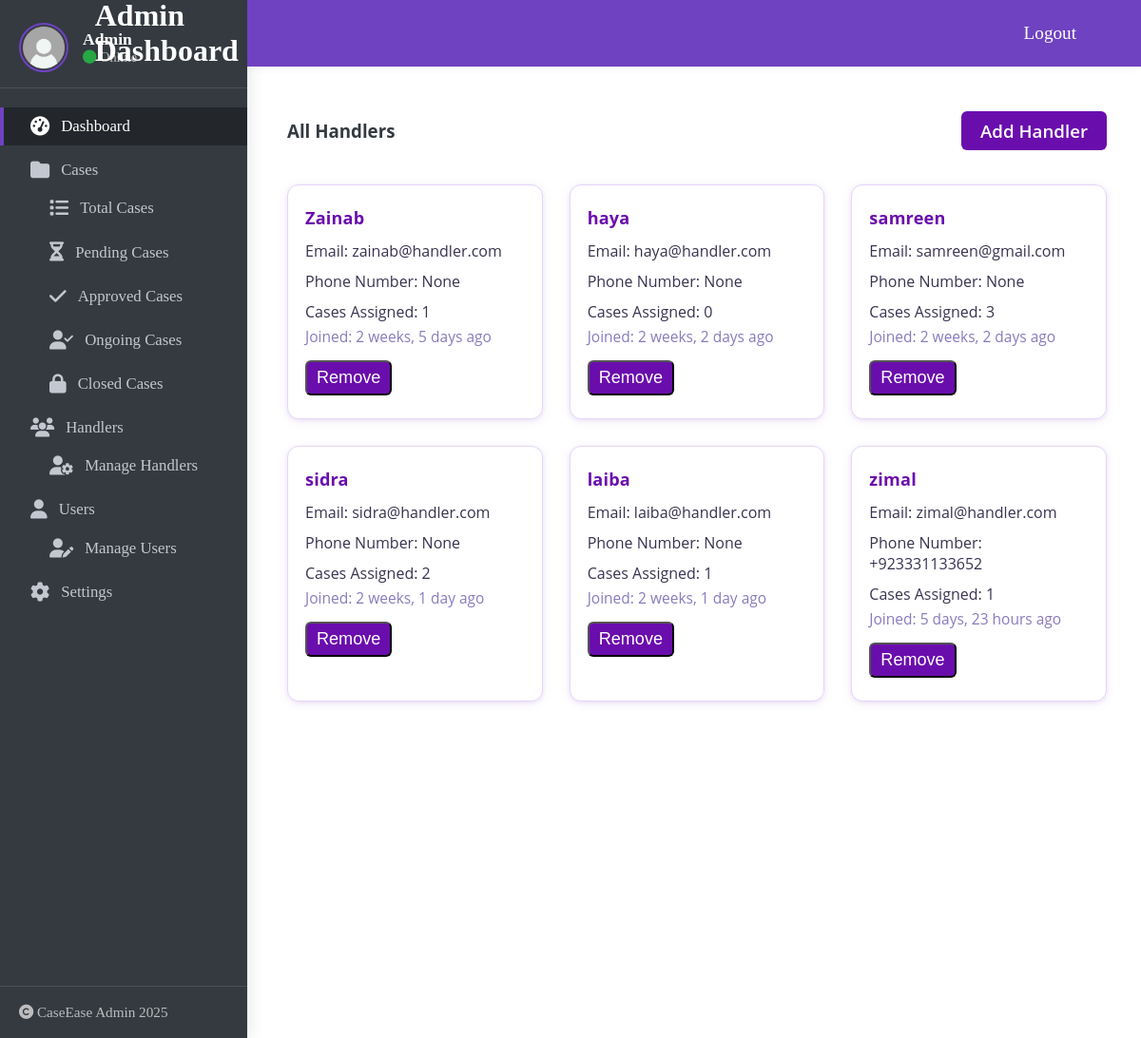
/accounts/handlers/, run on the app's committed database.
### accounts/models.py (models this page shows, shortened)
class CustomUser(AbstractUser):
    role = models.CharField(max_length=10, choices=ROLE_CHOICES, default='user')
    profile_image = models.ImageField(upload_to='profile_images/', null=True, blank=True)
    phone_number = models.CharField(max_length=15, null=True, blank=True)

### accounts/views.py (the view)
# urls.py: path('handlers/', views.HandlerListView.as_view(), name='view_handlers'),
class HandlerListView(ListView):
    template_name = 'accounts/handlers/view_handlers.html'
    context_object_name = 'handlers'
    def get_queryset(self):
        return get_user_model().objects.filter(
            is_superuser=False,
            is_staff=False,
            groups__name='handler'
        )

### accounts/templates/accounts/handlers/view_handlers.html (shortened to what this page needs)
{% load static %}
{% load humanize %}
{% block content %}
<div class="dashboard-container">
  {% include 'accounts/admin_sidebar.html' %}
  <div class="main-section">
    <h3 style="display: flex; justify-content: space-between; align-items: center;">
      All Handlers
      <a href="{% url 'add_handler' %}" class="btn btn-primary" style="background: #6A0DAD; color: #fff; padding: 8px 20px; border-radius: 6px; text-decoration: none; font-weight: 600;">Add Handler</a>
    </h3>
    <div class="cases-grid">
    {% for handler in handlers %}
      <div class="card">
        <h4>{{ handler.username }}</h4>
        <p>Email: {{ handler.email }}</p>
        <p>Phone Number: {{ handler.phone_number }}</p>
        <p>Cases Assigned: {{ handler.cases_assigned.count }}</p>
        <small>Joined: {{ handler.date_joined|naturaltime }}</small>
        <a href="{% url 'remove_handler' handler.pk %}">
        <button type="submit" class="approve-btn">Remove</button>
        </a>
      </div>
    {% empty %}
      <p>No handler found.</p>
    {% endfor %}
    </div>
  </div>
</div>
{% endblock %}

### accounts/templates/accounts/handlers/view_handlers.html (style rules this page uses)
.dashboard-container { display: flex; align-items: stretch; min-height: 100vh; margin: 0; width: 100vw; max-width: 100vw; box-sizing: border-box; height: 100vh; overflow: auto; }
.main-section { flex: 1; background: #fff; padding: 40px 44px 40px 44px; border-radius: 0 14px 14px 0; box-shadow: 0 2px 16px rgba(0,0,0,0.07); min-height: 100vh; min-width: 0; margin-top: 50px; margin-left: 250px; display: flex; flex-direction: column; justify-content: flex-start; font-family: 'Open Sans', sans-serif; font-size: 16px; color: #343a40; }
.cases-grid { display: grid; grid-template-columns: repeat(3, 1fr); gap: 28px; margin-top: 18px; margin-bottom: 18px; }
.card { background: #fff; border-left: 6px solid #6A0DAD; border-radius: 12px; box-shadow: 0 2px 12px 0 rgba(106,13,173,0.08), 0 1.5px 4px 0 rgba(106,13,173,0.07); padding: 22px 20px 18px 18px; display: flex; flex-direction: column; transition: box-shadow 0.2s, transform 0.2s; border: 1.5px solid #e4d6fa; overflow: hidden; min-width: 0; }
.card h4, .card a { margin: 0 0 6px 0; color: #6A0DAD; font-size: 1.13em; font-weight: 700; letter-spacing: 0.2px; text-decoration: none; transition: color 0.2s; word-break: break-word; }
.card p { margin: 6px 0 4px 0; color: #3a3350; font-size: 1em; }
.card small { color: #8a7bbd; font-size: 0.97em; display: block; margin-bottom: 2px; }
.approve-btn { align-items: center; background: #6A0DAD; color: white; padding: 6px 10px; border-radius: 6px; font-size: 1em; margin-top: 12px; }

### data on the page
CustomUser: username "Zainab", email "zainab@handler.com", phone_number "None", cases_assigned.count "1", date_joined "2 weeks, 5 days ago"
CustomUser: username "haya", email "haya@handler.com", phone_number "None", cases_assigned.count "0", date_joined "2 weeks, 2 days ago"
CustomUser: username "samreen", email "samreen@gmail.com", phone_number "None", cases_assigned.count "3", date_joined "2 weeks, 2 days ago"
CustomUser: username "sidra", email "sidra@handler.com", phone_number "None", cases_assigned.count "2", date_joined "2 weeks, 1 day ago"
CustomUser: username "laiba", email "laiba@handler.com", phone_number "None", cases_assigned.count "1", date_joined "2 weeks, 1 day ago"
CustomUser: username "zimal", email "zimal@handler.com", phone_number "+923331133652", cases_assigned.count "1", date_joined "5 days, 23 hours ago"

### other printed values
{{ request.user.username|default:'Admin' }} "Admin"
